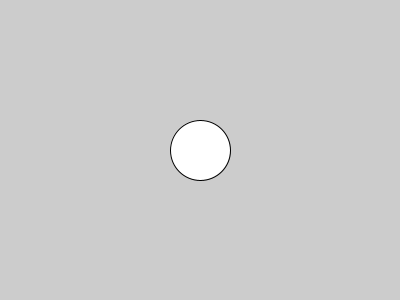
Frame 1 (no input)
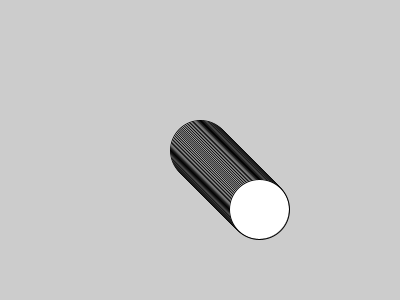
Frame 60 (the mouse pressed at the canvas centre just before this capture)
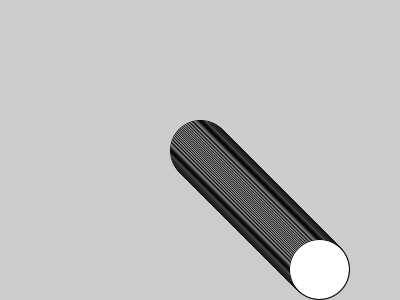
Frame 120 (the mouse held since frame 60 and released just before this capture)

The Processing sketch that drew these frames (run headless with seeded random() and noise(); from frame 60 on, the mouse is pressed at the canvas centre):

// Processing sketch: Moving_circle
// ── Moving_circle.pde
float x;
float y;
void setup()
{
  size(400, 300);
  x = 200;
  y= 150;
}
void draw()
{
  ellipse(x, y, 60, 60);
  x=x+1;
  y=y+1;
}
